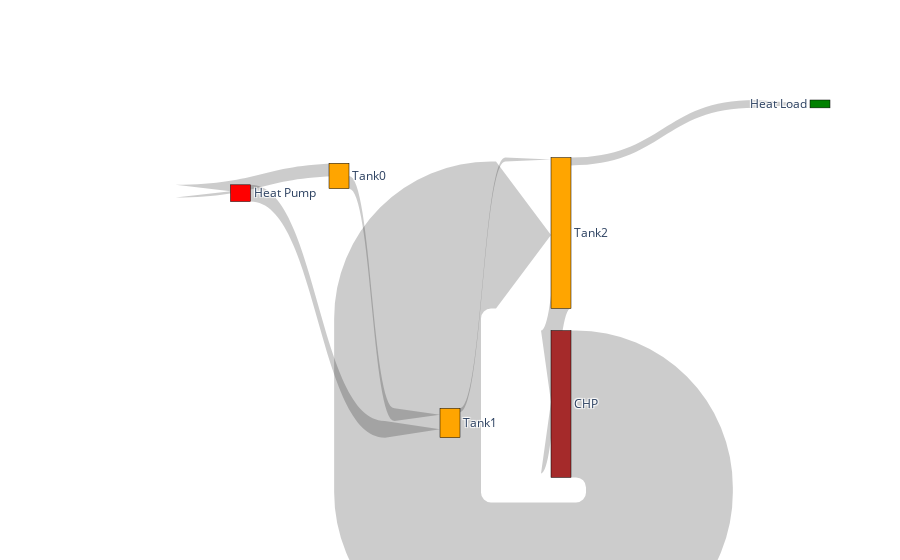

Source (notebook cell):
### Markdown cell above
### Plot with more details

### Code cell
#Plot where out/fro CHP considered

fig = go.Figure(data=[go.Sankey(
    arrangement = "snap",
    valuesuffix = "Wh",
    node = dict(
      pad = 10,
    #   thickness = 20,
      line = dict(color = "black", width = 0.5),
      label = ["Heat Pump", "Tank0", "Tank1", "Tank2", "Heat Load", "CHP"],
      x = [0, 0.35, 0.5, 0.65, 1,0.65],
      y = [0,0.2,0.85,0.35,-0.2, 0.8],
    #   color = "blue"
      color = ['Red', 'Orange', 'Orange', 'Orange', 'Green', 'Brown']
    ),
    link = dict(
      arrowlen = 55,
      source = [0, 1, 2,3, 4, 1,5,3], # indices correspond to labels, eg A1, A2, A1, B1, ...
      target = [2, 2, 3,4, 1, 0,3,5],
      value = [(((df[x].sum())**2)**0.5)/4 for x in Qflows]
    #   curve = [0, 0, 0, 0.5, 0]
  ))])

fig.show()

### Figure 1 — Plotly figure (JSON) as saved in the notebook; plotly's stock layout.template omitted (floating-point values rounded to 4 significant figures)
{"data": [{"arrangement": "snap", "link": {"arrowlen": 55, "source": [0, 1, 2, 3, 4, 1, 5, 3], "target": [2, 2, 3, 4, 1, 0, 3, 5], "value": [739800000.0, 558300000.0, 179900000.0, 347700000.0, 0, 562600000.0, 6497000000.0, 6324000000.0]}, "node": {"color": ["Red", "Orange", "Orange", "Orange", "Green", "Brown"], "label": ["Heat Pump", "Tank0", "Tank1", "Tank2", "Heat Load", "CHP"], "line": {"color": "black", "width": 0.5}, "pad": 10, "x": [0, 0.35, 0.5, 0.65, 1, 0.65], "y": [0, 0.2, 0.85, 0.35, -0.2, 0.8]}, "type": "sankey", "valuesuffix": "Wh"}], "layout": {}}
